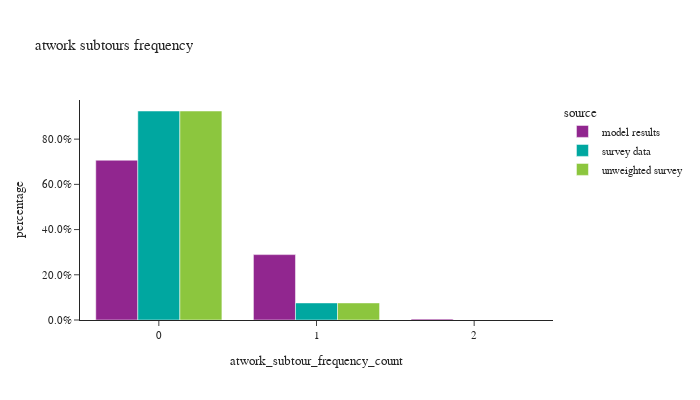

The notebook cell this image was saved under:
### Code cell
df_plot = work_tour.groupby(['source','atwork_subtour_frequency_count'])['tour_weight'].sum().reset_index()
df_plot['percentage'] = df_plot.groupby(['source'], group_keys=False)['tour_weight']. \
    apply(lambda x: x / float(x.sum()))
fig1 = px.bar(df_plot, x='atwork_subtour_frequency_count', y="percentage", color="source", barmode="group",
              title="atwork subtours frequency")
fig1.for_each_annotation(lambda a: a.update(text = a.text.split("=")[-1]))
fig1.update_layout(height=400, width=700, font=dict(size=11), yaxis=dict(tickformat=".1%"))
fig1.show()

### Figure 1 — Plotly figure (JSON) as saved in the notebook; plotly's stock layout.template omitted (floating-point values rounded to 4 significant figures)
{"data": [{"alignmentgroup": "True", "hovertemplate": "source=model results<br>atwork_subtour_frequency_count=%{x}<br>percentage=%{y}<extra></extra>", "legendgroup": "model results", "marker": {"color": "#91268F", "pattern": {"shape": ""}}, "name": "model results", "offsetgroup": "model results", "orientation": "v", "showlegend": true, "textposition": "auto", "type": "bar", "x": [0, 1, 2], "xaxis": "x", "y": [0.7068, 0.2892, 0.003995], "yaxis": "y"}, {"alignmentgroup": "True", "hovertemplate": "source=survey data<br>atwork_subtour_frequency_count=%{x}<br>percentage=%{y}<extra></extra>", "legendgroup": "survey data", "marker": {"color": "#00A7A0", "pattern": {"shape": ""}}, "name": "survey data", "offsetgroup": "survey data", "orientation": "v", "showlegend": true, "textposition": "auto", "type": "bar", "x": [0, 1], "xaxis": "x", "y": [0.9245, 0.07552], "yaxis": "y"}, {"alignmentgroup": "True", "hovertemplate": "source=unweighted survey<br>atwork_subtour_frequency_count=%{x}<br>percentage=%{y}<extra></extra>", "legendgroup": "unweighted survey", "marker": {"color": "#8CC63E", "pattern": {"shape": ""}}, "name": "unweighted survey", "offsetgroup": "unweighted survey", "orientation": "v", "showlegend": true, "textposition": "auto", "type": "bar", "x": [0, 1], "xaxis": "x", "y": [0.9245, 0.07552], "yaxis": "y"}], "layout": {"barmode": "group", "font": {"size": 11}, "height": 400, "legend": {"title": {"text": "source"}, "tracegroupgap": 0}, "title": {"text": "atwork subtours frequency"}, "width": 700, "xaxis": {"anchor": "y", "domain": [0.0, 1.0], "title": {"text": "atwork_subtour_frequency_count"}}, "yaxis": {"anchor": "x", "domain": [0.0, 1.0], "tickformat": ".1%", "title": {"text": "percentage"}}}}
